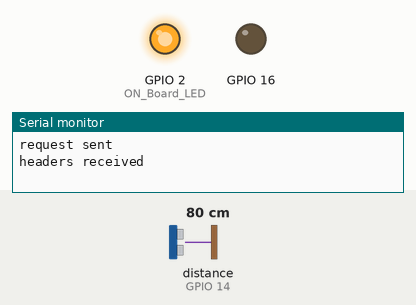
Simulated run of this sketch. Board: ESP8266 (NodeMCU). Shown: output pins drawn as LEDs (lit = HIGH), the last lines printed to the serial monitor. Wiring (inferred from the names in the program): ultrasonic range finder: trigger GPIO 12; echo GPIO 14. The inputs (shaded band) are chosen by the test bench; at power-on: distance to the obstacle (sensor on GPIO 14) 80 cm. The echo pulse lasts 58.3 µs per cm; WiFi joins after 1.5 s; servers stay silent unless stated; uploads are accepted with an empty reply; pins used as bus, display or sensor lines are not drawn.

Above: at 3.7 s.
3.8 s: distance to the obstacle (sensor on GPIO 14) set to 33 cm
5.7 s: distance to the obstacle (sensor on GPIO 14) set to 29 cm
At 7.4 s:
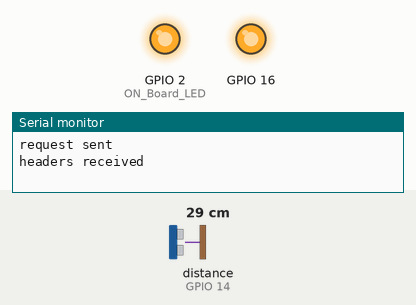
8.2 s: distance to the obstacle (sensor on GPIO 14) set to 35 cm
At 10.0 s:
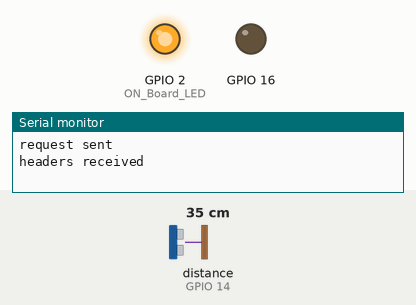
10.9 s: distance to the obstacle (sensor on GPIO 14) set to 2 cm
At 12.7 s:
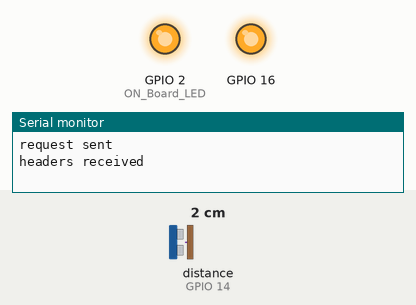
Timing chart, 0 to 14.2 s (numbered marks = the images above; inputs shaded):
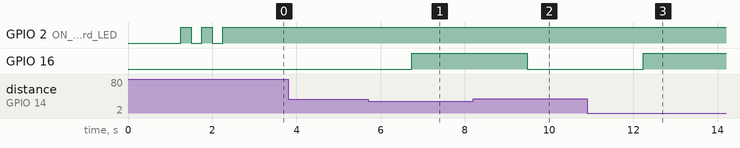

The sketch:

temp.ino
```cpp
 #include <ESP8266WiFi.h>
#include <WiFiClientSecure.h>


#define ON_Board_LED 2
float duration, distance;
int Delay=0; //delay count (20==30sec)
int k=0;
int Total_distance=200;//length of the tank
const char* ssid = "applepie";
const char* password = "12345678";
int x=0;
const char* host = "script.google.com";
const int httpsPort = 443;


WiFiClientSecure client;

String GAS_ID = "AKfycbx9QnO3qUJditCvlrsozgO9CzuTwCZXWj726h0INjQI--xfbQbN";


void setup() {
  pinMode(12,OUTPUT);//D6
pinMode(14,INPUT);//D5
pinMode(16,OUTPUT);
  Serial.begin(115200);
  delay(500);


  delay(500);

  WiFi.begin(ssid, password);
  Serial.println("");

  pinMode(ON_Board_LED,OUTPUT);
  digitalWrite(ON_Board_LED, HIGH);

  Serial.print("Connecting");
  while (WiFi.status() != WL_CONNECTED) {
    Serial.print(".");

    digitalWrite(ON_Board_LED, LOW);
    delay(250);
    digitalWrite(ON_Board_LED, HIGH);
    delay(250);

  }
  digitalWrite(ON_Board_LED, HIGH);

  Serial.println("");
  Serial.print("Successfully connected to : ");
  Serial.println(ssid);
  Serial.print("IP address: ");
  Serial.println(WiFi.localIP());
  Serial.println();


  client.setInsecure();
}

void loop() {
 digitalWrite(12, LOW);
  delayMicroseconds(2);
  digitalWrite(12, HIGH);
  delayMicroseconds(10);
  digitalWrite(12, LOW);
 x=x+10;
  float duration = pulseIn(14, HIGH);
  float distance = (duration*.0343)/2;
  Serial.print("Distance: ");
  Serial.println(distance);
  delay(100);
  if (distance>30)
  {digitalWrite(16,LOW);//D0
  }
  else
  digitalWrite(16,HIGH);

  int h = 1;

  float t =Total_distance-distance;

  String Temp = "x : " + String(t) + " °C";
  String Humi = "Humidity : " + String(h) + " %";
  Serial.println(Temp);
  Serial.println(Humi);

  sendData(t, h);
}

void sendData(float tem, int hum) {
  Serial.println("==========");
  Serial.print("connecting to ");
  Serial.println(host);

  if (!client.connect(host, httpsPort)) {
    Serial.println("connection failed");
    return;
  }

  String string_voltage =  String(220);
  String current=String(x);


  String url = "/macros/s/" + GAS_ID + "/exec?temperature=" + current + "&humidity=" + "220";
  Serial.print("requesting URL: ");
  Serial.println(url);
  if (k==Delay){
  client.print(String("GET ") + url + " HTTP/1.1\r\n" +
         "Host: " + host + "\r\n" +
         "User-Agent: BuildFailureDetectorESP8266\r\n" +
         "Connection: close\r\n\r\n");

  Serial.println("request sent");

  while (client.connected()) {
    String line = client.readStringUntil('\n');
    if (line == "\r") {
      Serial.println("headers received");
      break;
    }
  }
  String line = client.readStringUntil('\n');
  if (line.startsWith("{\"state\":\"success\"")) {
    Serial.println("esp8266/Arduino CI successfull!");
  } else {
    Serial.println("esp8266/Arduino CI has failed");
  }
  Serial.print("reply was : ");
  Serial.println(line);
  Serial.println("closing connection");
  Serial.println("==========");
  Serial.println();
  k=0;
}
else if(k<Delay) {
k=k+1;}}
```

Measured:
- the behaviour switches between 31 and 30 cm on distance to the obstacle (sensor on GPIO 14) (found by bisection; images 0 and 1)
- after the input at 5.7 s, GPIO 16: LOW → HIGH after 1.0 s
- after the input at 8.2 s, GPIO 16: HIGH → LOW after 1.3 s
- after the input at 10.9 s, GPIO 16: LOW → HIGH after 1.3 s
